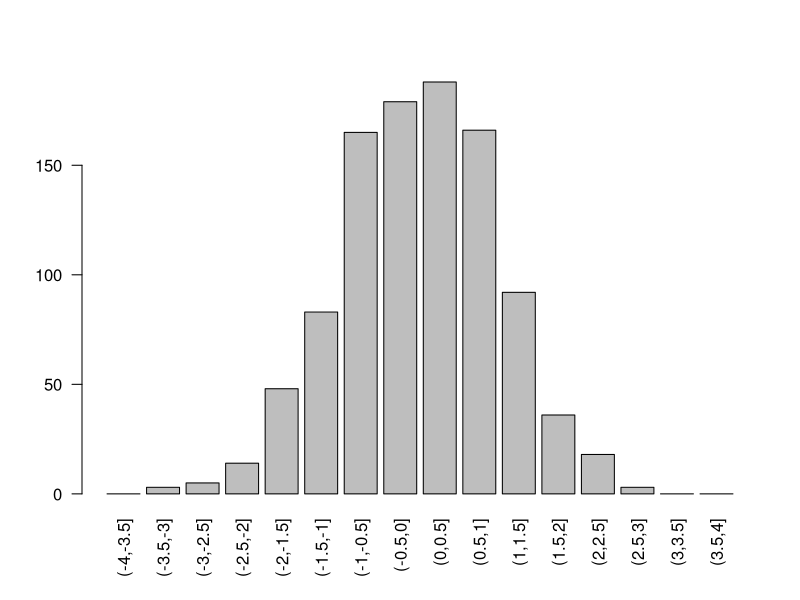
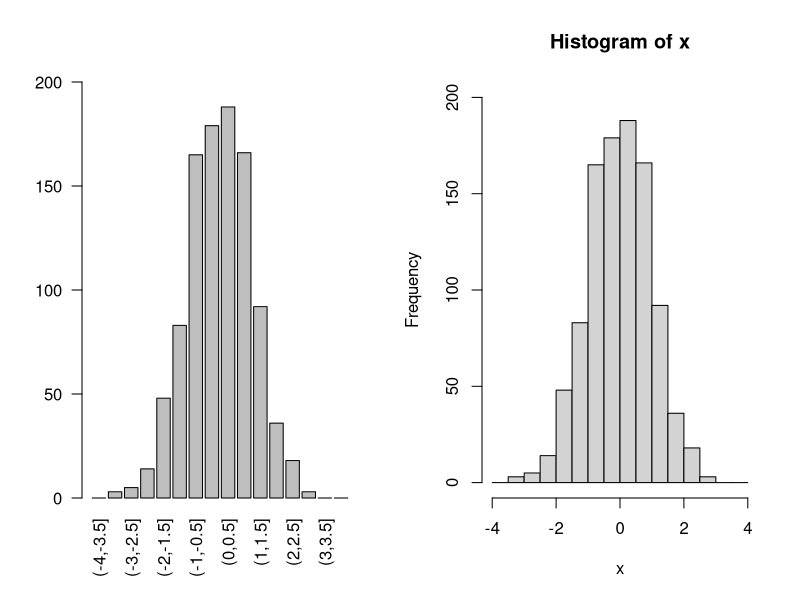
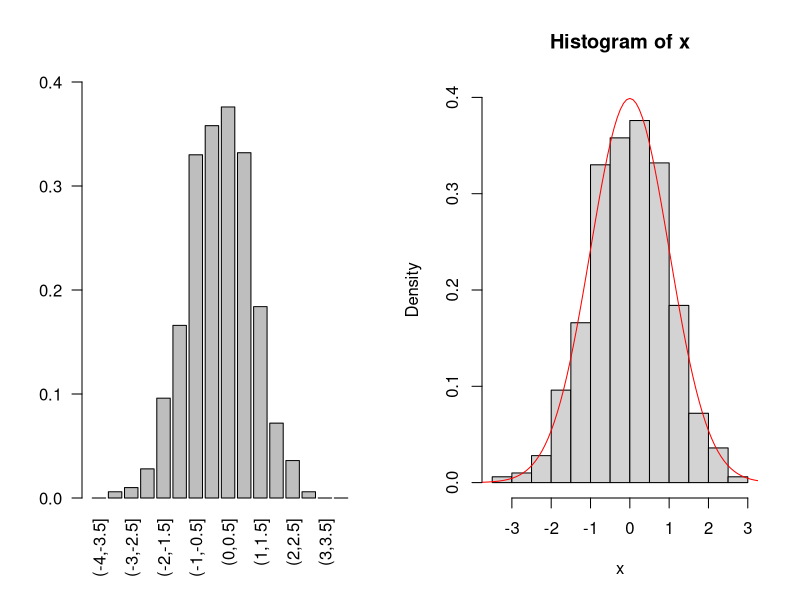
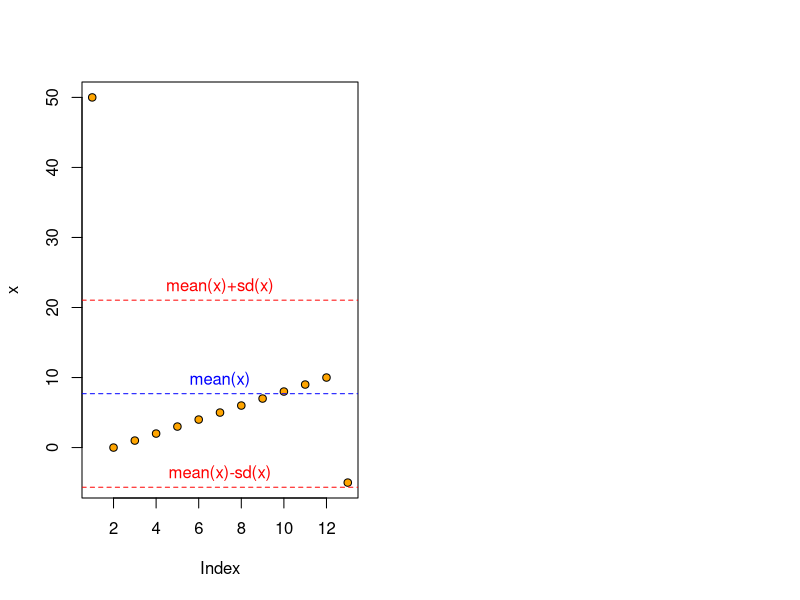
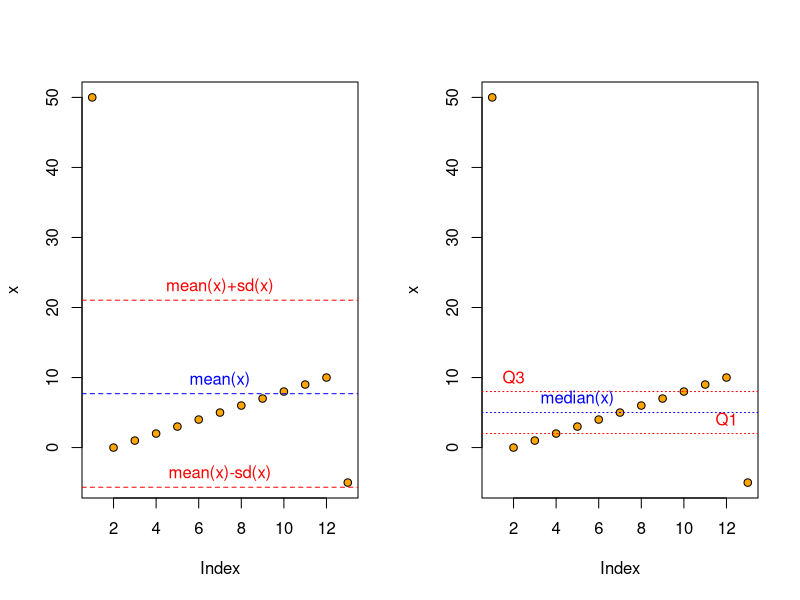
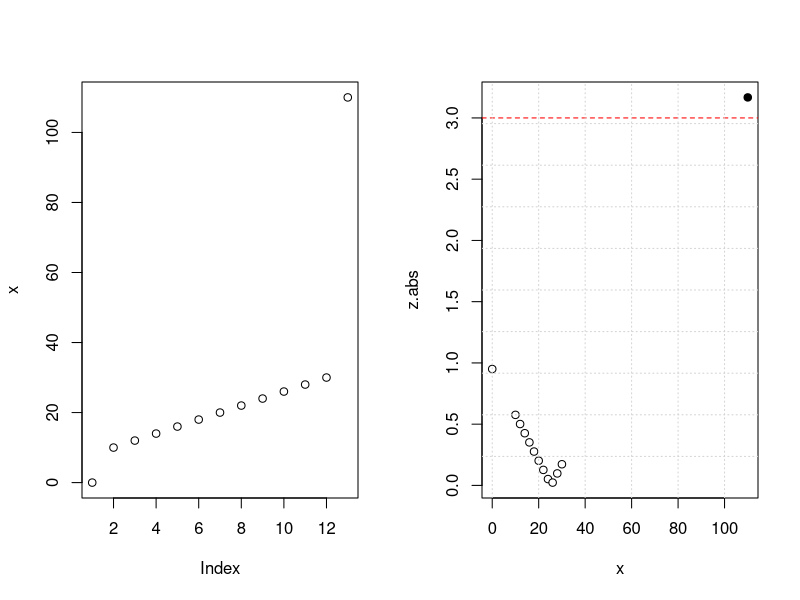
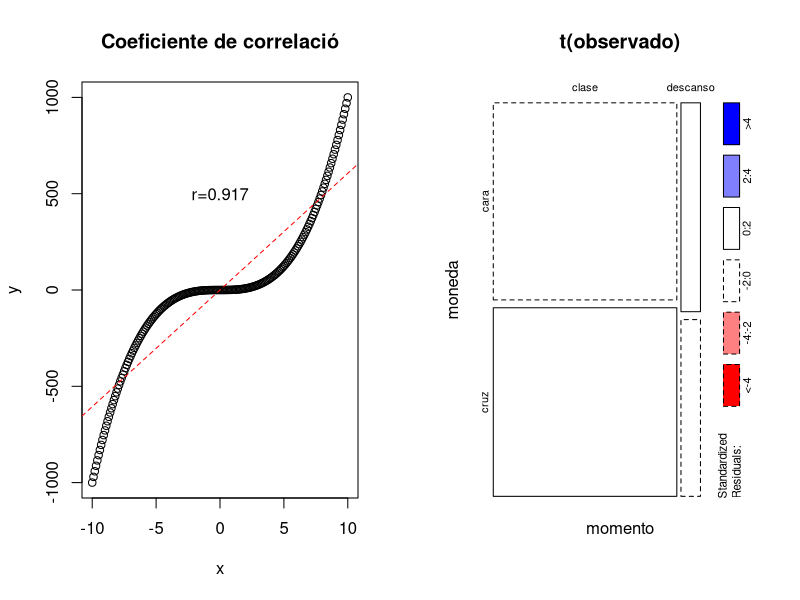
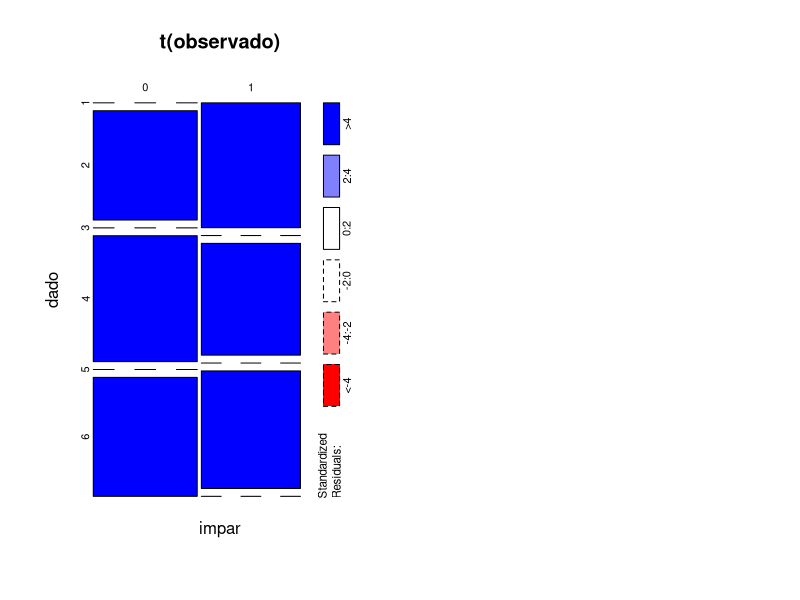

Recreate these plots in R, in order.
## ---- chunk 1
knitr::opts_chunk$set(echo = TRUE)
## ---- chunk 2
set.seed(666)
x<-rnorm(n=1000,mean=0,sd=1) #valores aleatorios centrados en 0 y sd=1
## ---- chunk 3
x.intervalo<-cut(x,breaks = seq(from=-4,to=4,by = 0.5)) #troceamos la variable continua por intervalos
x.freq<-table(x.intervalo) #summary(x.intervalo)
x.freq
barplot(table(x.intervalo),las=2)

# mismo resultado con solo una instruccion
par(mfrow=c(1,2))
barplot(table(x.intervalo),las=2,ylim=c(0,200))
hist(x,freq = TRUE,breaks = seq(from=-4,to=4,by = 0.5),ylim=c(0,200)) 
## ---- chunk 4
par(mfrow=c(1,2))
densidad<-table(x.intervalo)/sum(table(x.intervalo))/(0.5)
probabilidad=densidad*0.5
sum(probabilidad)
barplot(densidad,las=2,ylim=c(0,0.4)) #los intervalos son de 0.5 anchos
hist(x,freq = FALSE,ylim=c(0,0.4))
curve(dnorm(x),-4,4,col="red",add = T)
## ---- chunk 5
set.seed(666) #inicio de la semilla del generador aleatorio
poblacion<-LETTERS
poblacion
muestra<-sample(x=poblacion,size=5,replace=TRUE)
muestra
## ---- chunk 6
x<-c(50,0:10,-5)
mean(x) #valor medio, comentar! mean(x,trim = 0.1) #weighted.mean(x,w=c(0,rep(1,11),0))
sd(x) #desviación estándar
estadisticos.clasicos<-c(media=mean(x),sd=sd(x))
estadisticos.clasicos
## ---- chunk 7
plot(x,pch=21,bg="orange")
abline(h=mean(x),lty=2,col="blue")
abline(h=mean(x)+sd(x),lty=2,col="red")
abline(h=mean(x)-sd(x),lty=2,col="red")

text(7,mean(x)+2,"mean(x)",col="blue")
text(7,mean(x)+sd(x)+2,"mean(x)+sd(x)",col="red")
text(7,mean(x)-sd(x)+2,"mean(x)-sd(x)",col="red")
## ---- chunk 8
x<-c(50,0:10,-5)
x[rank(x)] #cada valor en su rango=valores ordenados!!
## ---- chunk 9
quantile(x,probs = c(0,0.25,0.5,0.75,1)) 

#otra manera de verlo
percentiles<-quantile(x,probs = c(0,0.25,0.5,0.75,1)) 
names(percentiles)<-c("minimo","Q1","Q2","Q3","máximo")
percentiles
## ---- chunk 10
median(x) #mediana o percentil 50%
estadisticos.robustos<-c(mediana=median(x),IQR=IQR(x))
estadisticos.robustos
## ---- chunk 11
estadisticos.clasicos
estadisticos.robustos
## ---- chunk 12
par(mfrow=c(1,2))
plot(x,pch=21,bg="orange")
abline(h=mean(x),lty=2,col="blue")
abline(h=mean(x)+sd(x),lty=2,col="red")
abline(h=mean(x)-sd(x),lty=2,col="red")
text(7,mean(x)+2,"mean(x)",col="blue")
text(7,mean(x)+sd(x)+2,"mean(x)+sd(x)",col="red")
text(7,mean(x)-sd(x)+2,"mean(x)-sd(x)",col="red")

plot(x,pch=21,bg="orange")
abline(h=quantile(x,0.5) ,lty=3,col="blue")
abline(h=quantile(x,0.75),lty=3,col="red")
abline(h=quantile(x,0.25),lty=3,col="red")
text(5,median(x)+2,"median(x)",col="blue")
text(2,quantile(x,0.75)+2,"Q3",col="red")
text(12,quantile(x,0.25)+2,"Q1",col="red")
## ---- chunk 13
x<-c(-5,0:10,50)*2+10 #x<-c(-5,seq(0,10,by=0.0001),1e+10)*2+100
plot(x)
#mean(x) #valor medio
#sd(x) #desviación estándar
z.abs<-abs((x-mean(x))/sd(x)) #variable tipificada
z.abs
z.abs<3 #no outliers
z.abs>=3 #outliers

plot(x,z.abs,pch=21,bg=(z.abs>3))
abline(h=3,col="red",lty=2)
grid(ny=10)
## ---- chunk 14
x<-seq(-10,10,0.1)
y<-x^3
plot(x,y,main="Coeficiente de correlació")
cor(x,y) #coeficiente de correlación
abline(lm(y~x),col="red",lty=2) #representa una recta que se ajusta a los datos
text(x=0,y=500,paste0("r=",round(cor(x,y),digits = 3)))
#cor(x,y,method = "spearman")#=cor(rank(x),rank(y));
## ---- chunk 15
set.seed(666)

n=500
prob.moneda<-c(0.5,0.5)
moneda<-sample(c("cara","cruz"),size=n,replace = T,prob=prob.moneda)
prob.momento<-c(4,0.5)/4.5 #4 horas de clase y media hora de descanso
momento<-sample(c("clase","descanso"),size=n,replace = T,prob=prob.momento)
observado<-table(moneda,momento)
observado
#esperado.teorico<-prob.moneda%*%t(prob.momento)*n #teórica
prob.moneda.sample<-prop.table(margin.table(observado,1)) #prob.moneda   
prob.momento.sample<-prop.table(margin.table(observado,2)) #prob.momento  
esperado<-prob.moneda.sample%*%t(prob.momento.sample)*n
esperado
#medida de asociación chi2
chi2<-sum((observado-esperado)^2/esperado)
chi2
chisq.test(observado,correct = F)
mosaicplot(t(observado),shade=T)
## ---- chunk 16
set.seed(666)

n=500
dado<-sample.int(6,size=n,replace = T)
impar<-dado%%2
observado<-table(dado,impar)
observado

prob.dado.sample<-prop.table(margin.table(observado,1)) #prob.dado 
prob.impar.sample<-prop.table(margin.table(observado,2)) #prob.impar
esperado<-prob.dado.sample%*%t(prob.impar.sample)*n
esperado
#medida de asociación chi2
chi2<-sum((observado-esperado)^2/esperado)
chi2
chisq.test(observado,correct = F)
mosaicplot(t(observado),shade=T)
## ---- chunk 17
# Generación del data.frame
set.seed(666)
gripe<-sample(x=c("Gripe","NoGripe"), size=20, replace = TRUE, prob = c(0.1,0.9))
genero<-sample(x=c("Mujer","Hombre"), size=20, replace = TRUE, prob = c(0.5,0.5))
paciente<-data.frame(gripe,genero)

contingencia<-table(paciente$gripe,paciente$genero)
addmargins(contingencia)

## ---- chunk 18
#eliminar<-which(paciente$genero=="Mujer")[1:5]
eliminar<-head(which(paciente$genero=="Mujer"),5)
paciente.balanceado<-paciente
paciente.balanceado<-paciente.balanceado[-eliminar,]

contingencia.balanceado<-table(paciente.balanceado$gripe,paciente.balanceado$genero)
addmargins(contingencia.balanceado)
## ---- chunk 19
data<-matrix(c(1.1,2.3,4.5,8.9,
         2,3.2,9.7,NA,
         1.5,1.2,5.6,NA,
         2.1,3.3,9.9,4.6,
         5.6,NA,NA,NA,
         5.4,6.7,9.2,1.1,
         3.4,2.2,6.6,NA),byrow = T,ncol=4)
data<-as.data.frame(data)
rownames(data)<-paste0("PAC",1:7)
data

#completar
any(is.na(data)) #hay nulos?
na.row<-apply(is.na(data),1,sum) #nulos por registro
data[complete.cases(data),] #conjunto completo 

data.clean<-data[na.row<=1,] #eliminamos el PAC con más de un nulo

mean.V4<-mean(data.clean$V4,na.rm = TRUE)
data.clean[is.na(data.clean$V4),]<-mean.V4
#data
data.clean
## ---- chunk 20
set.seed(666)
vocal<-sample(x=c("A","E","I","O","U"), size=20, replace = TRUE)
vocal<-factor(vocal,ordered = FALSE)
summary(vocal)
vocal
## ---- chunk 21
vocal.codificada<-as.numeric(vocal)
vocal.codificada
## ---- chunk 22
vocal.dummy<-as.data.frame(matrix(0L,ncol=5,nrow = 20))
names(vocal.dummy)<-c("A","E","I","O","U")
#solucion
vocal.dummy[,"A"]<-ifelse(vocal=="A",1L,0L)
vocal.dummy[,"E"]<-ifelse(vocal=="E",1L,0L)
vocal.dummy[,"I"]<-ifelse(vocal=="I",1L,0L)
vocal.dummy[,"O"]<-ifelse(vocal=="O",1L,0L)
vocal.dummy$U<-as.integer(vocal=="U")
vocal.dummy
#solucion 2
vocal.dummy2<-as.data.frame(matrix(0L,ncol=5,nrow = 20))
names(vocal.dummy2)<-c("A","E","I","O","U")
for (f in 1:20) {
  vocal.dummy2[f,vocal.codificada[f]]<-1
}
## ---- chunk 23
set.seed(666)
x<-rbeta(n=1000,shape1=5,shape2=3) #valores aleatorio entre 0 y 1
x.min=min(x)
x.max=max(x)
y.min=0
y.max=27

#completar
temperatura<-(y.max-y.min)/(x.max-x.min)*(x-x.min)+y.min
temperatura<-round(temperatura,digits = 1) #más realista

par(mfrow=c(1,2))
plot(x,ylab="valor aleatorio",xlab = "");rug(x,side=2,col="orange")
plot(temperatura,xlab = "");rug(temperatura,side=2,col="orange")
par(mfrow=c(1,1))
## ---- chunk 24
set.seed(666)
x<-rbeta(n=1000,shape1=5,shape2=3) #valores aleatorio entre 0 y 1
x.min=0
x.max=1
y.min=0
y.max=27
temperatura<-(y.max-y.min)/(x.max-x.min)*(x-x.min)+y.min
hist(temperatura,main="Distribución temperatura",col="grey")

#completar
temperatura.discreta<-cut(temperatura,c(-Inf,10,15,20,Inf))
summary(temperatura.discreta)
levels(temperatura.discreta)<-c("frío","fresquito","agradable","calorcito")
temperatura.discreta
plot(temperatura.discreta,main="Distribución temperatura")
## ---- chunk 25
data(iris)
hist(iris$Petal.Width,breaks = 10) #histograma con 10 particiones
unique(iris$Species)

#completar
h1<-hist(iris$Petal.Width[iris$Species=="setosa"])
h2<-hist(iris$Petal.Width[iris$Species=="versicolor"])
h3<-hist(iris$Petal.Width[iris$Species=="virginica"],breaks = 10)

plot( h1, col=rgb(0,0,1,1/4), xlim=c(0,3),main="Histogram Species Iris",xlab="Petal.Width")  
plot( h2, col=rgb(1,0,0,1/4), xlim=c(0,3), add=TRUE)  
plot( h3, col=rgb(0,1,0,1/4), xlim=c(0,3), add=TRUE)  
grid(8,10)
## ---- chunk 26
data(iris)
#completar
boxplot(iris[,c(1:4)],col=heat.colors(4,alpha=0.5),main="Boxplot Iris Dataset")
grid(nx=0,ny=10)
## ---- chunk 27
data("iris") 
str(iris)
palette(rainbow(3))
plot(iris$Petal.Length,iris$Sepal.Length,
     col=iris$Species,
     ylab="Sepal.Length",
     xlab="Petal.Length")

plot(iris$Petal.Width,iris$Petal.Length,
    col=iris$Species,
    pch=as.numeric(iris$Species),
     ylab="Petal.Width",
     xlab="Petal.Length")
## ---- chunk 28
data("Titanic")
str(Titanic)
mosaicplot(~Survived+Sex, data = Titanic)

#completar
mosaicplot(~Survived+Sex, data = Titanic, shade=TRUE)
mosaicplot(~Class+Survived+Sex, data = Titanic)
mosaicplot(~Class+Survived+Sex, data = Titanic, shade=TRUE)
